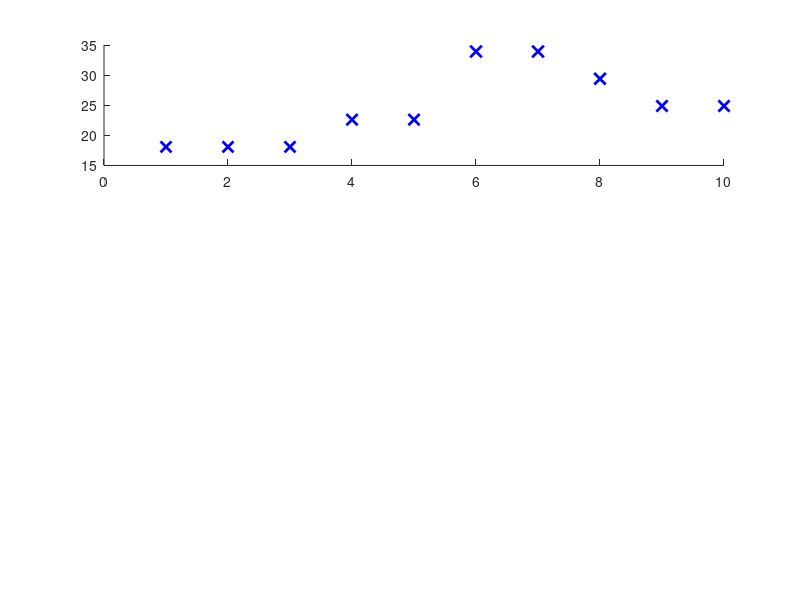

Write the MATLAB code that produced this figure. (Note: this script raises an error after producing the figure.)
close all
% Load difference data
load("Analysis.mat");
high = Analysis.high;
low = Analysis.low;

% Extracting data from high and low structures
high_base_trq1 = high(:, 2);
high_base_trq2 = high(:, 3);
high_base_pwr = high(:, 4);
high_mpc_trq1 = high(:, 5);
high_mpc_trq2 = high(:, 6);
high_mpc_pwr = high(:, 7);

low_base_trq1 = low(:, 2);
low_base_trq2 = low(:, 3);
low_base_pwr = low(:, 4);
low_mpc_trq1 = low(:, 5);
low_mpc_trq2 = low(:, 6);
low_mpc_pwr = low(:, 7);

% Line width for increased thickness
lineWidth = 2;

% Create figures for high and low data
figure(1)

% High data
subplot(3,1,1);
z=high(:,11);
s1=scatter(1:numel(high_base_trq1), high_base_trq1, z, 'b', 'x', 'LineWidth', lineWidth);
hold on;
s1.DataTipTemplate.DataTipRows(1).Label = "i";
s1.DataTipTemplate.DataTipRows(2).Label = "Trq";
s1.DataTipTemplate.DataTipRows(3).Label = "e";

z2=high(:,9);
s2=scatter(1:numel(high_mpc_trq1), high_mpc_trq1, z2, 'r', 'o', 'LineWidth', lineWidth);
s2.DataTipTemplate.DataTipRows(1).Label = "i";
s2.DataTipTemplate.DataTipRows(2).Label = "Trq";
s2.DataTipTemplate.DataTipRows(3).Label = "e";
title('High Data: Trq1 Comparison');
xlabel('Step');
ylabel('Torque');
legend('Baseline', 'MPC');
grid on;

subplot(3,1,2);
z3=high(:,12);
s3=scatter(1:numel(high_base_trq2), high_base_trq2, z3, 'b', 'x', 'LineWidth', lineWidth);
hold on;
s3.DataTipTemplate.DataTipRows(1).Label = "i";
s3.DataTipTemplate.DataTipRows(2).Label = "Trq";
s3.DataTipTemplate.DataTipRows(3).Label = "e";

z4=high(:,10);
scatter(1:numel(high_mpc_trq2), high_mpc_trq2, z4, 'r', 'o', 'LineWidth', lineWidth);
s4.DataTipTemplate.DataTipRows(1).Label = "i";
s4.DataTipTemplate.DataTipRows(2).Label = "Trq";
s4.DataTipTemplate.DataTipRows(3).Label = "e";
title('High Data: Trq2 Comparison');
xlabel('Step');
ylabel('Torque');
legend('Baseline', 'MPC');
grid on;

subplot(3,1,3);
scatter(1:numel(high_base_pwr), high_base_pwr-high_mpc_pwr, 'b', 'x', 'LineWidth', lineWidth);
title('High Data: Power Comparison');
xlabel('Step');
ylabel('Power');
legend('Baseline - MPC Pwr');
grid on;
sgtitle('MPC SOC/step less than Baseline SOC/step') 

figure(2)

% Low data
subplot(3,1,1);
y1=low(:,11);
r1=scatter(1:numel(low_base_trq1), low_base_trq1, y1, 'b', 'x', 'LineWidth', lineWidth);
hold on;
r1.DataTipTemplate.DataTipRows(1).Label = "i";
r1.DataTipTemplate.DataTipRows(2).Label = "Trq";
r1.DataTipTemplate.DataTipRows(3).Label = "e";

y2=low(:,9);
r2= scatter(1:numel(low_mpc_trq1), low_mpc_trq1, y2, 'r', 'o', 'LineWidth', lineWidth);
r2.DataTipTemplate.DataTipRows(1).Label = "i";
r2.DataTipTemplate.DataTipRows(2).Label = "Trq";
r2.DataTipTemplate.DataTipRows(3).Label = "e";
title('Low Data: Trq1 Comparison');
xlabel('Step');
ylabel('Torque');
legend('Baseline', 'MPC');
grid on;

subplot(3,1,2);
y3=low(:,12);
r3=scatter(1:numel(low_base_trq2), low_base_trq2, y3, 'b', 'x', 'LineWidth', lineWidth);
hold on;
r3.DataTipTemplate.DataTipRows(1).Label = "i";
r3.DataTipTemplate.DataTipRows(2).Label = "Trq";
r3.DataTipTemplate.DataTipRows(3).Label = "e";

y4=low(:,10);
r4=scatter(1:numel(low_mpc_trq2), low_mpc_trq2, y4, 'r', 'o', 'LineWidth', lineWidth);
r4.DataTipTemplate.DataTipRows(1).Label = "i";
r4.DataTipTemplate.DataTipRows(2).Label = "Trq";
r4.DataTipTemplate.DataTipRows(3).Label = "e";
title('Low Data: Trq2 Comparison');
xlabel('Step');
ylabel('Torque');
legend('Baseline', 'MPC');
grid on;

subplot(3,1,3);
scatter(1:numel(low_mpc_pwr), low_mpc_pwr-low_base_pwr, 'r', 'o', 'LineWidth', lineWidth);
%scatter(1:numel(low_base_pwr), low_base_pwr, 'b', 'x', 'LineWidth', lineWidth);
%hold on;
%scatter(1:numel(low_mpc_pwr), low_mpc_pwr, 'r', 'o', 'LineWidth', lineWidth);
title('Low Data: Power Comparison');
xlabel('Step');
ylabel('Power');
%legend('Baseline', 'MPC');
legend('MPC - Baseline Pwr');
grid on;
sgtitle('MPC SOC/step greater than Baseline SOC/step')
